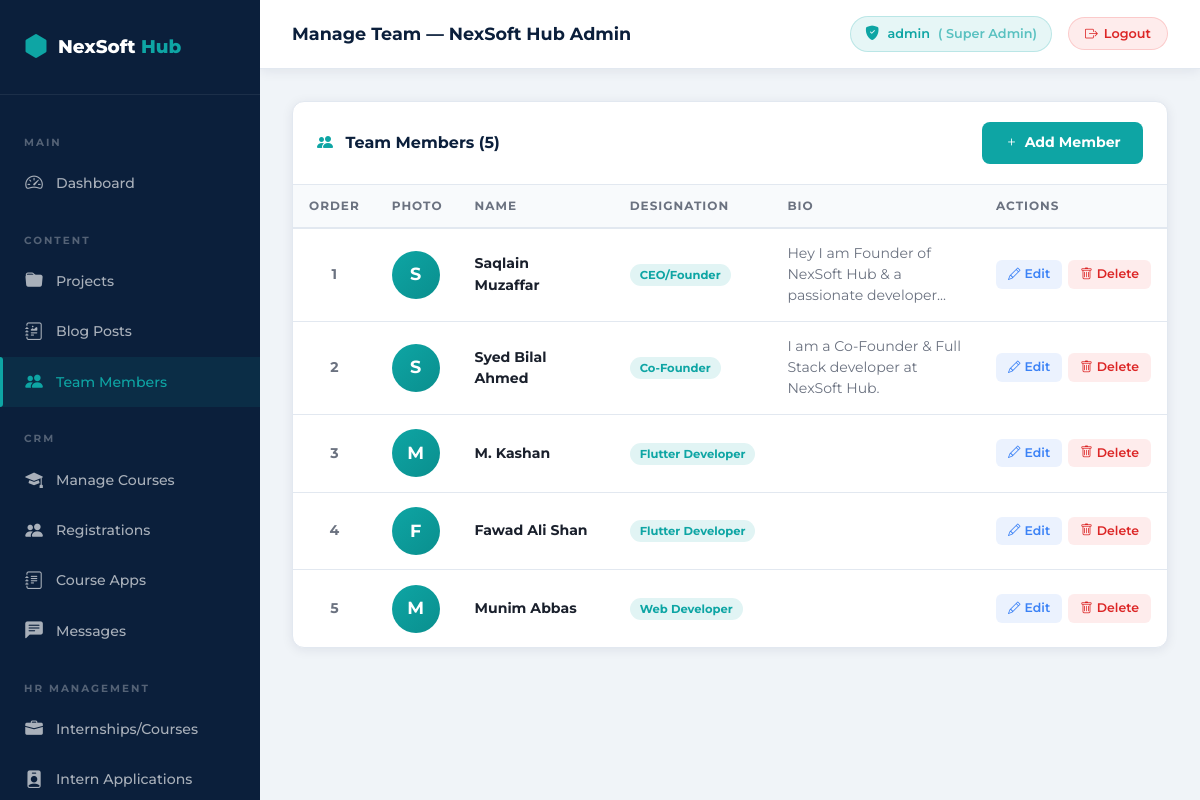
/admin/team.php (signed in), run on the app's committed database.
### tables this page shows
CREATE TABLE IF NOT EXISTS `team_members` (
  `id` int(11) NOT NULL AUTO_INCREMENT,
  `name` varchar(255) NOT NULL,
  `designation` varchar(255) NOT NULL,
  `photo` varchar(255) DEFAULT NULL,
  `bio` text DEFAULT NULL,
  `sort_order` int(11) DEFAULT 0,
  `created_at` timestamp NOT NULL DEFAULT CURRENT_TIMESTAMP,
  PRIMARY KEY (`id`)
);

### config/database.php (called while the page is built, shortened)
<?php
function appBasePath(): string
{
    static $basePath = null;
    if ($basePath !== null) {
        return $basePath;
    }
    $scriptName = (string)($_SERVER['SCRIPT_NAME'] ?? '');
    $dir = str_replace('\\', '/', dirname($scriptName));
    $basePath = ($dir === '/' || $dir === '.') ? '' : rtrim($dir, '/');
    return $basePath;
}
function baseUrl(string $path = ''): string
{
    $base = appBasePath();
    if ($path === '') {
        return $base === '' ? '/' : $base;
    }
    return ($base === '' ? '' : $base) . '/' . ltrim($path, '/');
}

### admin/auth.php (called while the page is built, shortened)
<?php
require_once __DIR__ . '/../config/database.php';
function adminUrl(string $page = ''): string
{
    $base = rtrim(baseUrl(), '/');
    return $base . '/admin/' . ltrim($page, '/');
}

### admin/team.php (the view, shortened to what this page needs)
<?php
require_once __DIR__ . '/auth.php';
$db     = getDB();
$action = $_GET['action'] ?? 'list';
$db->exec("CREATE TABLE IF NOT EXISTS `team_members` (
  `id` int(11) NOT NULL AUTO_INCREMENT,
  `name` varchar(255) NOT NULL,
  `designation` varchar(255) NOT NULL,
  `bio` text DEFAULT NULL,
  `photo` varchar(255) DEFAULT NULL,
  `sort_order` int(11) NOT NULL DEFAULT 0,
  `created_at` timestamp NOT NULL DEFAULT CURRENT_TIMESTAMP,
  PRIMARY KEY (`id`)
) ENGINE=InnoDB DEFAULT CHARSET=utf8mb4;");
$members = $db->query("SELECT * FROM team_members ORDER BY sort_order ASC, id ASC")->fetchAll();
$editMember = null;
require_once __DIR__ . '/layout-header.php';
?>
<?php if ($action === 'add' || $action === 'edit'): ?>
<div class="admin-card">
    <div class="admin-card-header">
        <span class="admin-card-title">
            <i class="bi bi-<?php echo $action === 'add' ? 'person-plus' : 'pencil'; ?> me-2" style="color:var(--secondary);"></i>
            <?php echo $action === 'add' ? 'Add Team Member' : 'Edit Team Member'; ?>
        </span>
        <a href="<?php echo adminUrl('team.php'); ?>" class="btn-action btn-view">
            <i class="bi bi-arrow-left"></i> Back
        </a>
    </div>
    <div class="admin-card-body">
        <form method="POST" enctype="multipart/form-data" class="admin-form">
            <?php echo adminCsrfField(); ?>
            <input type="hidden" name="action" value="<?php echo $action; ?>">
            <?php if ($action === 'edit'): ?>
            <input type="hidden" name="id" value="<?php echo $editMember['id']; ?>">
            <?php endif; ?>
            <div class="row g-3">
                <div class="col-md-6">
                    <label>Full Name <span style="color:var(--secondary);">*</span></label>
                    <input type="text" name="name" class="form-control" required
                           placeholder="e.g. Ahmad Raza"
                           value="<?php echo htmlspecialchars($editMember['name'] ?? $_POST['name'] ?? ''); ?>">
                </div>
                <div class="col-md-6">
                    <label>Designation <span style="color:var(--secondary);">*</span></label>
                    <input type="text" name="designation" class="form-control" required
                           placeholder="e.g. Lead Developer"
                           value="<?php echo htmlspecialchars($editMember['designation'] ?? $_POST['designation'] ?? ''); ?>">
                </div>
                <div class="col-md-6">
                    <label>Photo (JPG/PNG/WebP, max 5 MB)</label>
                    <?php if (!empty($editMember['photo'])): ?>
                    <div class="mb-2" style="display:flex;align-items:center;gap:10px;">
                        <img src="/NexSoft/assets/uploads/team/<?php echo htmlspecialchars($editMember['photo']); ?>"
                             style="width:60px;height:60px;object-fit:cover;border-radius:50%;border:2px solid var(--border);"
                             alt="Current photo">
                        <small style="color:var(--text-muted);">Current photo — upload a new one to replace</small>
                    </div>
                    <?php endif; ?>
                    <input type="file" name="photo" class="form-control" accept="image/*">
                </div>
                <div class="col-md-6">
                    <label>Display Order <small style="color:var(--text-muted);font-weight:400;">(lower = earlier)</small></label>
                    <input type="number" name="sort_order" class="form-control" min="0"
                           value="<?php echo (int)($editMember['sort_order'] ?? $_POST['sort_order'] ?? 0); ?>"
                           placeholder="0">
                </div>
                <div class="col-12">
                    <label>Short Bio <small style="color:var(--text-muted);font-weight:400;">(optional, shown on hover)</small></label>
                    <textarea name="bio" class="form-control" rows="3"
                              placeholder="2–3 sentences about this team member's expertise..."><?php echo htmlspecialchars($editMember['bio'] ?? $_POST['bio'] ?? ''); ?></textarea>
                </div>
                <div class="col-12 pt-2 d-flex gap-2">
                    <button type="submit" class="btn-admin-primary">
                        <i class="bi bi-<?php echo $action === 'add' ? 'plus' : 'save'; ?>"></i>
                        <?php echo $action === 'add' ? 'Add Member' : 'Save Changes'; ?>
                    </button>
                    <a href="<?php echo adminUrl('team.php'); ?>" class="btn-admin-secondary">Cancel</a>
                </div>
            </div>
        </form>
    </div>
</div>
<?php else: ?>
<div class="admin-card">
    <div class="admin-card-header">
        <span class="admin-card-title">
            <i class="bi bi-people-fill me-2" style="color:var(--secondary);"></i>
            Team Members (<?php echo count($members); ?>)
        </span>
        <a href="<?php echo adminUrl('team.php?action=add'); ?>" class="btn-admin-primary">
            <i class="bi bi-plus"></i> Add Member
        </a>
    </div>
    <div class="table-wrap">
        <table class="admin-table">
            <thead>
                <tr>
                    <th>Order</th>
                    <th>Photo</th>
                    <th>Name</th>
                    <th>Designation</th>
                    <th>Bio</th>
                    <th>Actions</th>
                </tr>
            </thead>
            <tbody>
                <?php if (empty($members)): ?>
                <tr>
                    <td colspan="6" style="text-align:center;padding:3rem;color:var(--text-muted);">
                        <i class="bi bi-people" style="font-size:2rem;display:block;margin-bottom:0.5rem;"></i>
                        No team members yet.
                        <a href="<?php echo adminUrl('team.php?action=add'); ?>" style="color:var(--secondary);">Add your first member.</a>
                    </td>
                </tr>
                <?php else: ?>
                <?php foreach ($members as $m): ?>
                <tr>
                    <td style="color:var(--text-muted);text-align:center;font-weight:700;"><?php echo (int)$m['sort_order']; ?></td>
                    <td>
                        <?php if (!empty($m['photo']) && file_exists(__DIR__ . '/../assets/uploads/team/' . $m['photo'])): ?>
                        <img src="/NexSoft/assets/uploads/team/<?php echo htmlspecialchars($m['photo']); ?>"
                             style="width:48px;height:48px;object-fit:cover;border-radius:50%;border:2px solid var(--border);"
                             alt="<?php echo htmlspecialchars($m['name']); ?>">
                        <?php else: ?>
                        <div style="width:48px;height:48px;border-radius:50%;background:linear-gradient(135deg,var(--secondary),var(--secondary-dark));display:flex;align-items:center;justify-content:center;color:white;font-weight:700;font-size:1.1rem;">
                            <?php echo strtoupper(substr($m['name'], 0, 1)); ?>
                        </div>
                        <?php endif; ?>
                    </td>
                    <td><strong><?php echo htmlspecialchars($m['name']); ?></strong></td>
                    <td><span class="badge-teal"><?php echo htmlspecialchars($m['designation']); ?></span></td>
                    <td style="color:var(--text-muted);max-width:220px;">
                        <?php echo htmlspecialchars(mb_strimwidth($m['bio'] ?? '—', 0, 70, '...')); ?>
                    </td>
                    <td>
                        <div style="display:flex;gap:6px;">
                            <a href="<?php echo adminUrl('team.php?action=edit&id=' . $m['id']); ?>"
                               class="btn-action btn-edit"><i class="bi bi-pencil"></i> Edit</a>
                            <form method="POST" style="display:inline;">
                                <button type="submit" class="btn-action btn-delete confirm-delete">
                                    <i class="bi bi-trash"></i> Delete
                                </button>
                            </form>
                        </div>
                    </td>
                </tr>
                <?php endforeach; ?>
                <?php endif; ?>
            </tbody>
        </table>
    </div>
</div>
<?php endif; ?>
<?php require_once __DIR__ . '/layout-footer.php'; ?>

### assets/css/admin.css (style rules this page uses)
:root { --primary: #0B1F3B; --primary-light: #132d54; --secondary: #0EA5A4; --secondary-dark: #0a8f8e; --white: #ffffff; --bg: #f0f4f8; --bg-dark: #040d1a; --text: #1a202c; --text-muted: #6b7280; --border: #e2e8f0; --shadow: 0 2px 12px rgba(11, 31, 59, 0.08); --shadow-lg: 0 8px 30px rgba(11, 31, 59, 0.12); --radius: 12px; --radius-sm: 8px; --sidebar-width: 260px; --font: 'Montserrat', sans-serif; --transition: all 0.25s ease; }
*, *::before, *::after { box-sizing: border-box; margin: 0; padding: 0; }
body { font-family: var(--font); background: var(--bg); color: var(--text); min-height: 100vh; }
a { text-decoration: none; color: inherit; }
.admin-card { background: var(--white); border-radius: var(--radius); border: 1px solid var(--border); overflow: hidden; box-shadow: var(--shadow); }
.admin-card-header { padding: 1.25rem 1.5rem; border-bottom: 1px solid var(--border); display: flex; align-items: center; justify-content: space-between; }
.admin-card-title { font-size: 1rem; font-weight: 700; color: var(--primary); }
.admin-table { width: 100%; border-collapse: collapse; font-size: 0.88rem; }
.admin-table thead tr { background: #f8fafc; }
.admin-table th { padding: 0.75rem 1rem; text-align: left; font-size: 0.75rem; font-weight: 700; text-transform: uppercase; letter-spacing: 1px; color: var(--text-muted); border-bottom: 2px solid var(--border); white-space: nowrap; }
.admin-table td { padding: 0.9rem 1rem; border-bottom: 1px solid var(--border); color: var(--text); vertical-align: middle; }
.admin-table tbody tr:last-child td { border-bottom: none; }
.table-wrap { overflow-x: auto; }
.badge-teal { background: rgba(14, 165, 164, 0.12); color: var(--secondary); font-size: 0.72rem; font-weight: 700; padding: 4px 10px; border-radius: 50px; white-space: nowrap; }
.btn-action { display: inline-flex; align-items: center; gap: 4px; padding: 5px 12px; border-radius: 6px; font-size: 0.78rem; font-weight: 600; font-family: var(--font); border: none; cursor: pointer; transition: var(--transition); text-decoration: none; }
.btn-edit { background: rgba(59, 130, 246, 0.1); color: #3b82f6; }
.btn-delete { background: rgba(239, 68, 68, 0.1); color: #dc2626; }
.btn-admin-primary { display: inline-flex; align-items: center; gap: 6px; background: var(--secondary); color: white; border: none; border-radius: var(--radius-sm); padding: 0.65rem 1.4rem; font-size: 0.88rem; font-weight: 700; font-family: var(--font); transition: var(--transition); cursor: pointer; }

### data on the page
team_members: sort_order "1", name "S", name "Saqlain Muzaffar", designation "CEO/Founder", bio "Hey I am Founder of NexSoft Hub & a passionate developer..."
team_members: sort_order "2", name "S", name "Syed Bilal Ahmed", designation "Co-Founder", bio "I am a Co-Founder & Full Stack developer at NexSoft Hub."
team_members: sort_order "3", name "M", name "M. Kashan", designation "Flutter Developer"
team_members: sort_order "4", name "F", name "Fawad Ali Shan", designation "Flutter Developer"
team_members: sort_order "5", name "M", name "Munim Abbas", designation "Web Developer"

### other printed values
$pageTitle "Manage Team — NexSoft Hub Admin"
adminUsername() "admin"
adminRoleLabel() "Super Admin"
count($members) "5"
